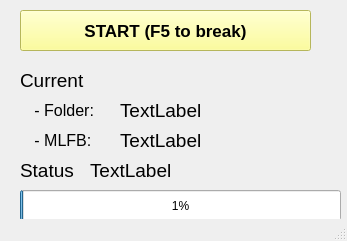
<?xml version="1.0" encoding="UTF-8"?>
<ui version="4.0">
 <class>MainWindow</class>
 <widget class="QMainWindow" name="MainWindow">
  <property name="geometry">
   <rect>
    <x>0</x>
    <y>0</y>
    <width>347</width>
    <height>241</height>
   </rect>
  </property>
  <property name="windowTitle">
   <string>BOM Downloader</string>
  </property>
  <widget class="QWidget" name="centralwidget">
   <widget class="QProgressBar" name="progressBar">
    <property name="geometry">
     <rect>
      <x>20</x>
      <y>190</y>
      <width>321</width>
      <height>31</height>
     </rect>
    </property>
    <property name="value">
     <number>1</number>
    </property>
   </widget>
   <widget class="QLabel" name="label">
    <property name="geometry">
     <rect>
      <x>20</x>
      <y>70</y>
      <width>101</width>
      <height>21</height>
     </rect>
    </property>
    <property name="font">
     <font>
      <pointsize>14</pointsize>
     </font>
    </property>
    <property name="text">
     <string>Current</string>
    </property>
   </widget>
   <widget class="QLabel" name="label_2">
    <property name="geometry">
     <rect>
      <x>20</x>
      <y>160</y>
      <width>101</width>
      <height>21</height>
     </rect>
    </property>
    <property name="font">
     <font>
      <pointsize>14</pointsize>
     </font>
    </property>
    <property name="text">
     <string>Status</string>
    </property>
   </widget>
   <widget class="QLabel" name="label_3">
    <property name="geometry">
     <rect>
      <x>30</x>
      <y>100</y>
      <width>101</width>
      <height>21</height>
     </rect>
    </property>
    <property name="font">
     <font>
      <pointsize>12</pointsize>
     </font>
    </property>
    <property name="text">
     <string> - Folder: </string>
    </property>
   </widget>
   <widget class="QLabel" name="label_4">
    <property name="geometry">
     <rect>
      <x>30</x>
      <y>130</y>
      <width>101</width>
      <height>21</height>
     </rect>
    </property>
    <property name="font">
     <font>
      <pointsize>12</pointsize>
     </font>
    </property>
    <property name="text">
     <string> - MLFB:</string>
    </property>
   </widget>
   <widget class="QPushButton" name="pushButton">
    <property name="geometry">
     <rect>
      <x>20</x>
      <y>10</y>
      <width>291</width>
      <height>41</height>
     </rect>
    </property>
    <property name="font">
     <font>
      <pointsize>13</pointsize>
      <weight>75</weight>
      <bold>true</bold>
     </font>
    </property>
    <property name="styleSheet">
     <string notr="true">background-color: rgb(255, 255, 127);
color: rgb(0, 0, 0);</string>
    </property>
    <property name="text">
     <string>START (F5 to break)</string>
    </property>
   </widget>
   <widget class="QLabel" name="result_label1">
    <property name="geometry">
     <rect>
      <x>120</x>
      <y>100</y>
      <width>211</width>
      <height>21</height>
     </rect>
    </property>
    <property name="font">
     <font>
      <pointsize>14</pointsize>
     </font>
    </property>
    <property name="text">
     <string>TextLabel</string>
    </property>
   </widget>
   <widget class="QLabel" name="result_label2">
    <property name="geometry">
     <rect>
      <x>120</x>
      <y>130</y>
      <width>211</width>
      <height>21</height>
     </rect>
    </property>
    <property name="font">
     <font>
      <pointsize>14</pointsize>
     </font>
    </property>
    <property name="text">
     <string>TextLabel</string>
    </property>
   </widget>
   <widget class="QLabel" name="result_label3">
    <property name="geometry">
     <rect>
      <x>90</x>
      <y>160</y>
      <width>251</width>
      <height>21</height>
     </rect>
    </property>
    <property name="font">
     <font>
      <pointsize>14</pointsize>
     </font>
    </property>
    <property name="text">
     <string>TextLabel</string>
    </property>
   </widget>
  </widget>
  <widget class="QStatusBar" name="statusbar"/>
 </widget>
 <resources/>
 <connections/>
</ui>
